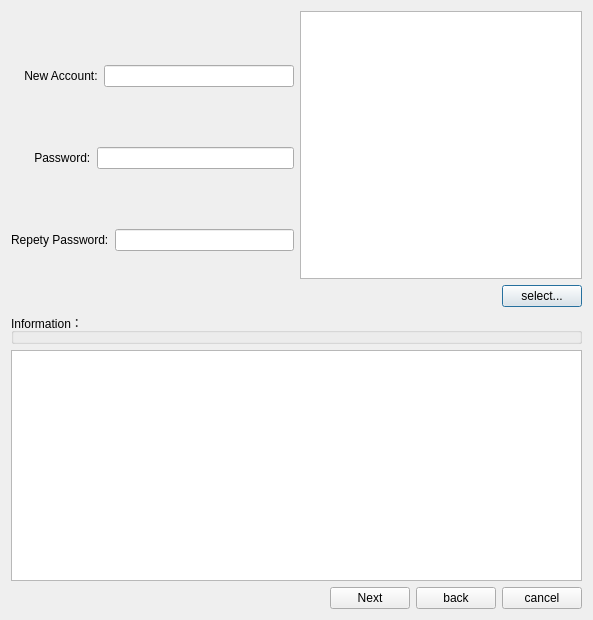
<?xml version="1.0" encoding="UTF-8"?>
<ui version="4.0">
 <class>m_login</class>
 <widget class="QDialog" name="m_login">
  <property name="geometry">
   <rect>
    <x>0</x>
    <y>0</y>
    <width>593</width>
    <height>620</height>
   </rect>
  </property>
  <property name="windowTitle">
   <string>userregistr</string>
  </property>
  <layout class="QVBoxLayout" name="verticalLayout_5">
   <item>
    <layout class="QVBoxLayout" name="verticalLayout_3">
     <item>
      <layout class="QHBoxLayout" name="horizontalLayout_4">
       <item>
        <layout class="QVBoxLayout" name="verticalLayout">
         <item>
          <layout class="QHBoxLayout" name="horizontalLayout">
           <item>
            <widget class="QLabel" name="label">
             <property name="text">
              <string>    New Account:</string>
             </property>
            </widget>
           </item>
           <item>
            <widget class="QLineEdit" name="lineEdit"/>
           </item>
          </layout>
         </item>
         <item>
          <layout class="QHBoxLayout" name="horizontalLayout_2">
           <item>
            <widget class="QLabel" name="label_2">
             <property name="text">
              <string>       Password:</string>
             </property>
            </widget>
           </item>
           <item>
            <widget class="QLineEdit" name="lineEdit_2"/>
           </item>
          </layout>
         </item>
         <item>
          <layout class="QHBoxLayout" name="horizontalLayout_3">
           <item>
            <widget class="QLabel" name="label_3">
             <property name="text">
              <string>Repety Password:</string>
             </property>
            </widget>
           </item>
           <item>
            <widget class="QLineEdit" name="lineEdit_3"/>
           </item>
          </layout>
         </item>
        </layout>
       </item>
       <item>
        <layout class="QVBoxLayout" name="verticalLayout_2">
         <item>
          <widget class="QGraphicsView" name="graphicsView"/>
         </item>
         <item>
          <layout class="QHBoxLayout" name="horizontalLayout_5">
           <item>
            <spacer name="horizontalSpacer">
             <property name="orientation">
              <enum>Qt::Horizontal</enum>
             </property>
             <property name="sizeHint" stdset="0">
              <size>
               <width>40</width>
               <height>20</height>
              </size>
             </property>
            </spacer>
           </item>
           <item>
            <widget class="QPushButton" name="pushButton">
             <property name="text">
              <string>select...</string>
             </property>
            </widget>
           </item>
          </layout>
         </item>
        </layout>
       </item>
      </layout>
     </item>
     <item>
      <layout class="QVBoxLayout" name="verticalLayout_4">
       <item>
        <widget class="QGroupBox" name="groupBox">
         <property name="title">
          <string>Information：</string>
         </property>
        </widget>
       </item>
       <item>
        <widget class="QTextEdit" name="textEdit"/>
       </item>
       <item>
        <layout class="QHBoxLayout" name="horizontalLayout_6">
         <item>
          <spacer name="horizontalSpacer_2">
           <property name="orientation">
            <enum>Qt::Horizontal</enum>
           </property>
           <property name="sizeHint" stdset="0">
            <size>
             <width>40</width>
             <height>20</height>
            </size>
           </property>
          </spacer>
         </item>
         <item>
          <widget class="QPushButton" name="pushButton_2">
           <property name="text">
            <string>Next</string>
           </property>
          </widget>
         </item>
         <item>
          <widget class="QPushButton" name="pushButton_3">
           <property name="text">
            <string>back</string>
           </property>
          </widget>
         </item>
         <item>
          <widget class="QPushButton" name="pushButton_4">
           <property name="text">
            <string>cancel</string>
           </property>
          </widget>
         </item>
        </layout>
       </item>
      </layout>
     </item>
    </layout>
   </item>
  </layout>
 </widget>
 <layoutdefault spacing="6" margin="11"/>
 <resources/>
 <connections/>
</ui>
